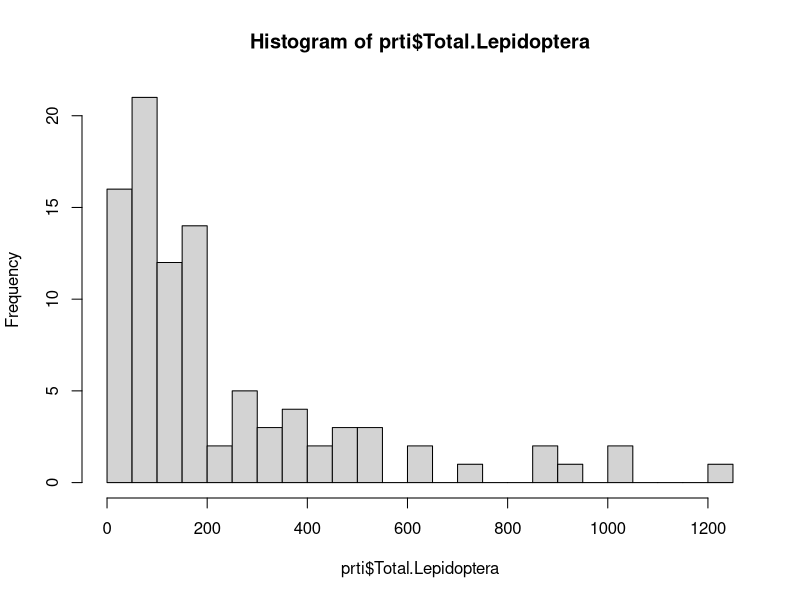
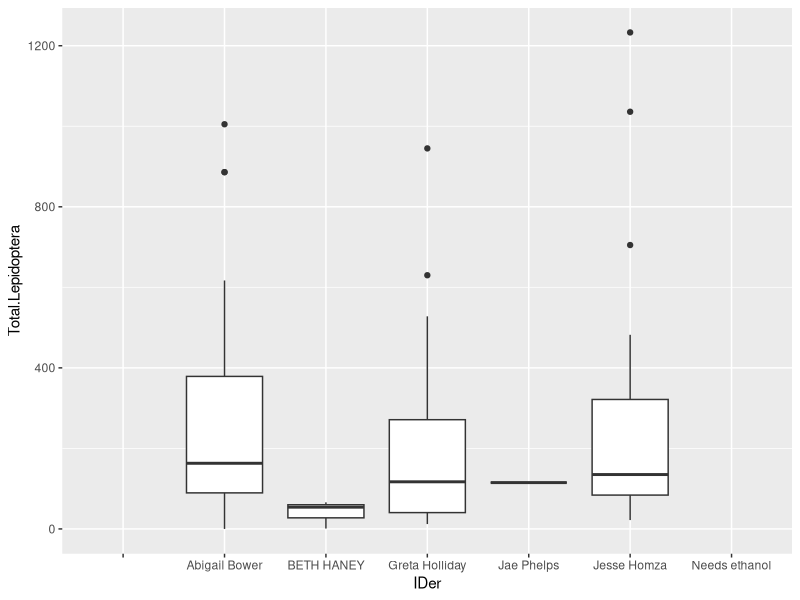

These charts were generated, in order, by the following R code:


## This script was developed by Carlos Linares #
# We want to organize the data and prioritize the weeks that need to be ID.           

# Data: Collected during the Pioneer light project in Idaho 2020-2023
#                                                                        #
# Predictors: eventually we will have light treatment, weather, elevation, 
##############################################################################



#####clean workspace to improve efficiency: ###
rm(list = ls()) 


# libraries ----------------

library(tidyverse)
library(magrittr) #sometimes I use pipes 
library(lubridate)

# load data. 
# this is the data that the undergrads have produce while they habe been identifying insects.

raw_insects<-read.csv("data/Moth_abundance_pioneers - Sheet1.csv")

# lets make sure all sites are there. 
# PROBLEM: all the sites have different spellings, there are empty sites and sites that are not of interest like uv and IBO 

unique(raw_insects$Site.of.Sample)



# select columns and rows ------------- 
# here we select the columns and rows that we want to filter out.

prti <-
  raw_insects %>% select(Site.of.Sample, Date.of.Sample, IDer, Total.Lepidoptera)

prti <-
  prti %>% filter(
    !Site.of.Sample %in% c(
      "",
      "UV1",
      "UV1 ",
      "IBO-UV3",
      "ID-UV1",
      "ID-UV2",
      "UV",
      "IBO",
      "UV3",
      "UV5",
      "ID-UV4",
      "UVTest01",
      "UV2",
      "IBO- UV2",
      "Top of Iron mine UV6",
      "UV 2",
      "e"
    )
  )

unique(prti$Site.of.Sample)# none of the tags above should be in the new filter data

# fix problems with the name of the IDer spelling


prti$IDer = ifelse(prti$IDer %in% c("JESSE HOMZA", "Jesse HOMZA"),
                   "Jesse Homza",
                   prti$IDer)
prti$IDer = ifelse(prti$IDer %in% "Abigial Bower", "Abigail Bower", prti$IDer)
prti$IDer = ifelse(prti$IDer %in% "Greta Holliday ", "Greta Holliday", prti$IDer)

# add week column-------------

# check dates are more or less the same format.

unique(prti$Date.of.Sample) # seems they do

# date as date

prti$Date.of.Sample<-mdy(prti$Date.of.Sample)

# add week

prti$wk<-Date.of.Sample<-week(prti$Date.of.Sample)

#add year

prti$yrs<-Date.of.Sample<-year(prti$Date.of.Sample)


# site column clean up --------------

unique(prti$Site.of.Sample)


# ad a col that indicates if it has been processed. 
# first we make total leps a number

prti$Total.Lepidoptera<-as.numeric(prti$Total.Lepidoptera)

# add a col to indicate they have been processed


prti <- prti %>% mutate(prss = if_else(is.na(Total.Lepidoptera), 0, 1))


# sort the data by site date and week. 

prti<-prti %>% arrange(Site.of.Sample, Date.of.Sample, yrs)


write.csv(x = prti,"data/prioritysites.csv")




# Graphs

hist(prti$Total.Lepidoptera,breaks = 20)

# this didn't work


ggplot(prti,aes(x=IDer, y=Total.Lepidoptera))+
  geom_boxplot()













#Junk

# t1<-filter(prti, Date.of.Sample == "Aug 10 2021") # seems we don't need this anymore
# t2<-filter(prti, Date.of.Sample == "")
# t3<-filter(prti, Date.of.Sample == "8/5")


# this might be junk

# Identify rows with NA in the count column
na_rows <- prti %>% filter(is.na(Total.Lepidoptera))

# Extract the site and week columns from the NA rows
na_sites <- na_rows$Site.of.Sample
na_weeks <- na_rows$wk
na_date<-na_rows$Date.of.Sample

# Create a unique table of the NA sites and weeks
na_sites_weeks <- data.frame(site = na_sites, week = na_weeks, date=na_date) %>%
  distinct() # this removes duplicates

# Print the unique table of NA sites and weeks


na_sites_weeks <- na_sites_weeks %>% arrange(site, week)

